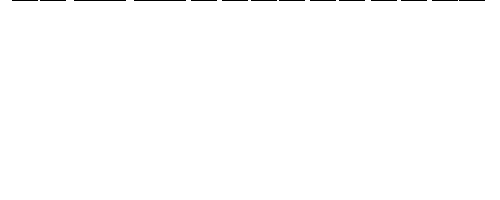
Frame 1 (no input)
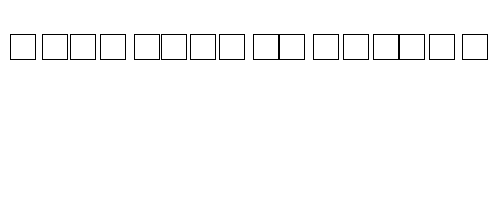
Frame 60 (the mouse pressed at the canvas centre just before this capture)
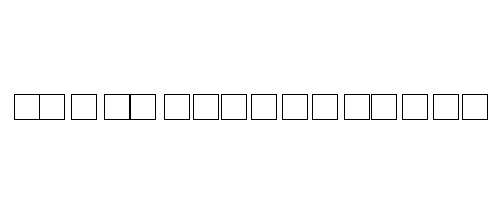
Frame 120 (the mouse held since frame 60 and released just before this capture)

The Processing sketch that drew these frames (run headless with seeded random() and noise(); from frame 60 on, the mouse is pressed at the canvas centre):

// Processing sketch: desafio_esparta
// ── desafio_esparta.pde
int posY;
int tam = 25;
int step = 30;

void setup()
{
  size(500, 200);
  background(255);
  
  posY = -tam;
}

void draw()
{
  background(255);
  
  for (int i = tam/2; i <= width - tam; i = i + step)
  {
    rect(i + random(-3, 3), posY, tam, tam);
  }
  
  posY++; //mesmo que posY = posY + 1
  
  if (posY > height)
  {
    posY = -tam;
  }
}
